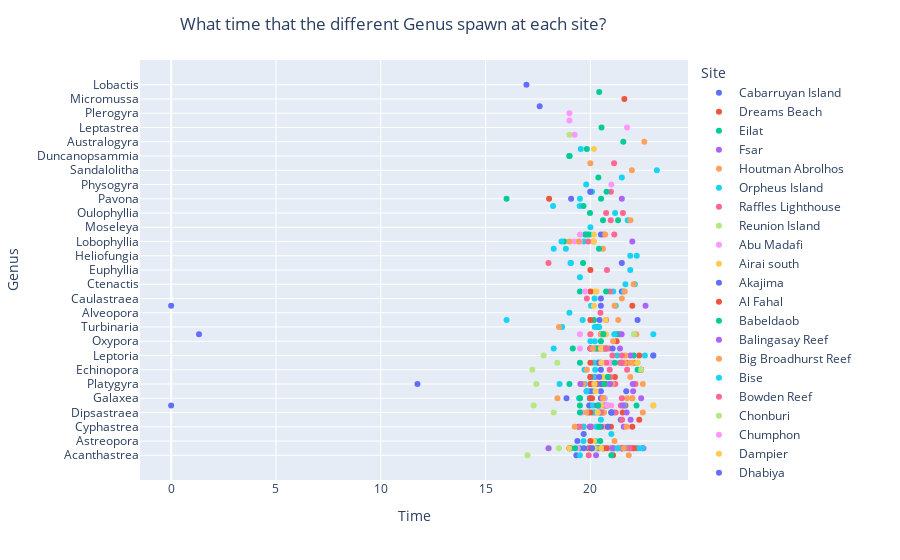

Notebook cell for this chart:
### Code cell
fig = px.scatter(genus_site_spawning_time, 
                 x=genus_site_spawning_time['time_spawning'], 
                 y=genus_site_spawning_time['Genus'], size_max=80, 
                 color="Site")
fig.update_traces(textposition='top center')
fig.update_layout(title_text='What time that the different Genus spawn at each site?', title_x=0.2,
                  xaxis_title="Time",
                  yaxis_title="Genus")
fig.show()
